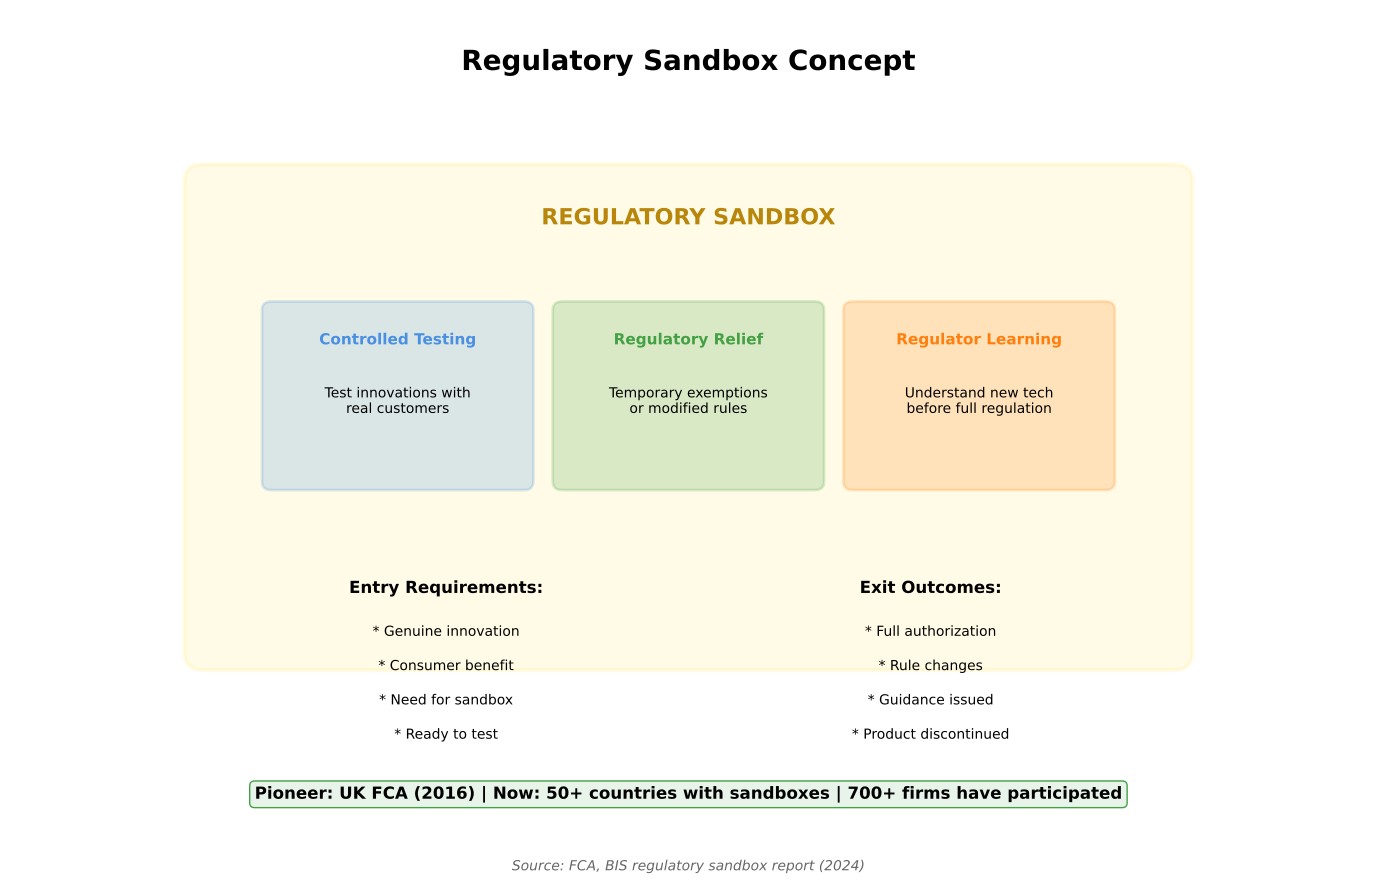

Here is the Python script that generated this plot:
"""
Regulatory Sandbox
Shows concept of regulatory sandboxes

Output: regulatory_sandbox.pdf
Module: module_01_fintech
Lesson: 10 - RegTech
"""

from pathlib import Path
import matplotlib.pyplot as plt
import matplotlib.patches as mpatches
import numpy as np

CHART_METADATA = {
    'title': 'Regulatory Sandbox',
    'module': 'module_01_fintech',
    'lesson': 10,
    'url': 'https://github.com/Digital-AI-Finance/digital-finance/tree/main/module_01_fintech/figures/regulatory_sandbox'
}

plt.rcParams.update({
    'font.size': 14,
    'axes.labelsize': 14,
})

def create_chart():
    """Create regulatory sandbox concept diagram"""
    fig, ax = plt.subplots(figsize=(14, 9))
    ax.set_xlim(0, 14)
    ax.set_ylim(0, 10)
    ax.axis('off')

    # Title
    ax.text(7, 9.3, 'Regulatory Sandbox Concept', fontsize=20, fontweight='bold', ha='center')

    # Main sandbox box
    sandbox = mpatches.FancyBboxPatch((2, 2.5), 10, 5.5,
                                       boxstyle='round,pad=0.2',
                                       facecolor='#FFD700', alpha=0.1,
                                       edgecolor='#FFD700', lw=3)
    ax.add_patch(sandbox)
    ax.text(7, 7.5, 'REGULATORY SANDBOX', fontsize=16, fontweight='bold',
           ha='center', color='#B8860B')

    # Benefits inside sandbox
    benefits = [
        {'name': 'Controlled Testing', 'x': 4, 'y': 5.5, 'color': '#4A90E2',
         'desc': 'Test innovations with\nreal customers'},
        {'name': 'Regulatory Relief', 'x': 7, 'y': 5.5, 'color': '#44A044',
         'desc': 'Temporary exemptions\nor modified rules'},
        {'name': 'Regulator Learning', 'x': 10, 'y': 5.5, 'color': '#FF7F0E',
         'desc': 'Understand new tech\nbefore full regulation'},
    ]

    for ben in benefits:
        box = mpatches.FancyBboxPatch((ben['x']-1.3, ben['y']-1), 2.6, 2,
                                       boxstyle='round,pad=0.1',
                                       facecolor=ben['color'], alpha=0.2,
                                       edgecolor=ben['color'], lw=2)
        ax.add_patch(box)
        ax.text(ben['x'], ben['y']+0.6, ben['name'], ha='center',
               fontsize=11, fontweight='bold', color=ben['color'])
        ax.text(ben['x'], ben['y']-0.2, ben['desc'], ha='center', fontsize=10)

    # Entry requirements
    ax.text(4.5, 3.2, 'Entry Requirements:', fontsize=12, fontweight='bold', ha='center')
    reqs = ['Genuine innovation', 'Consumer benefit', 'Need for sandbox', 'Ready to test']
    for i, req in enumerate(reqs):
        ax.text(4.5, 2.7-i*0.4, f'* {req}', ha='center', fontsize=10)

    # Exit outcomes
    ax.text(9.5, 3.2, 'Exit Outcomes:', fontsize=12, fontweight='bold', ha='center')
    outcomes = ['Full authorization', 'Rule changes', 'Guidance issued', 'Product discontinued']
    for i, out in enumerate(outcomes):
        ax.text(9.5, 2.7-i*0.4, f'* {out}', ha='center', fontsize=10)

    # Pioneer info
    pioneer = "Pioneer: UK FCA (2016) | Now: 50+ countries with sandboxes | 700+ firms have participated"
    ax.text(7, 0.8, pioneer, ha='center', fontsize=12, fontweight='bold',
           bbox=dict(boxstyle='round', facecolor='#E8F4EA', edgecolor='#44A044'))

    # Source
    fig.text(0.5, 0.02, 'Source: FCA, BIS regulatory sandbox report (2024)',
            fontsize=10, ha='center', style='italic', color='#666666')

    plt.tight_layout()

    output_path = Path(__file__).parent / 'regulatory_sandbox.pdf'
    plt.savefig(output_path, format='pdf', dpi=300, bbox_inches='tight')
    plt.close()
    print(f"Chart saved to: {output_path}")
    return output_path

if __name__ == '__main__':
    create_chart()
